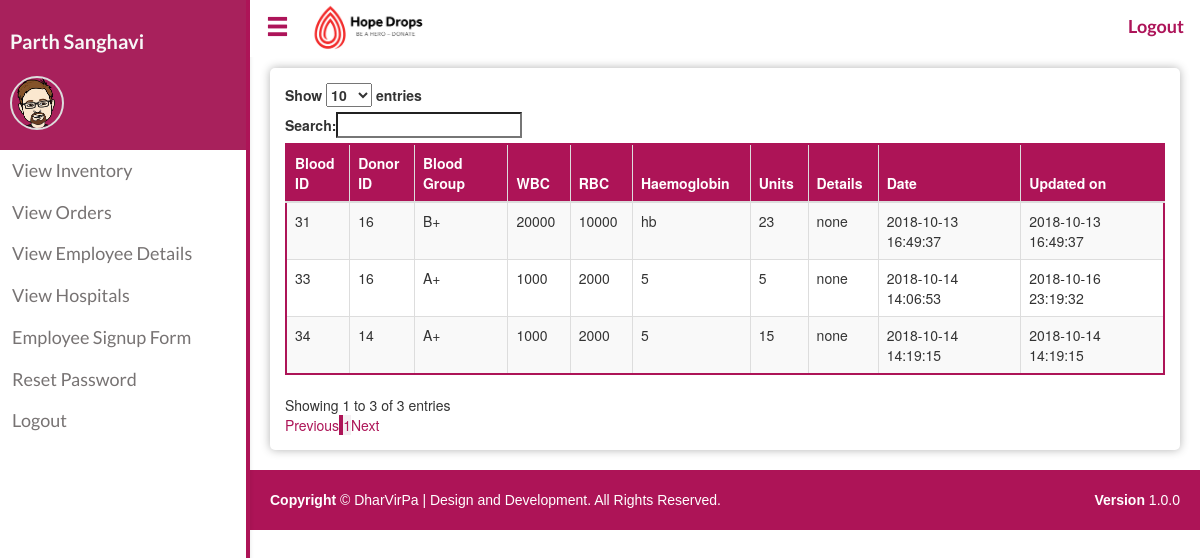
The app's page /inventory_admin.php (signed in), older data.
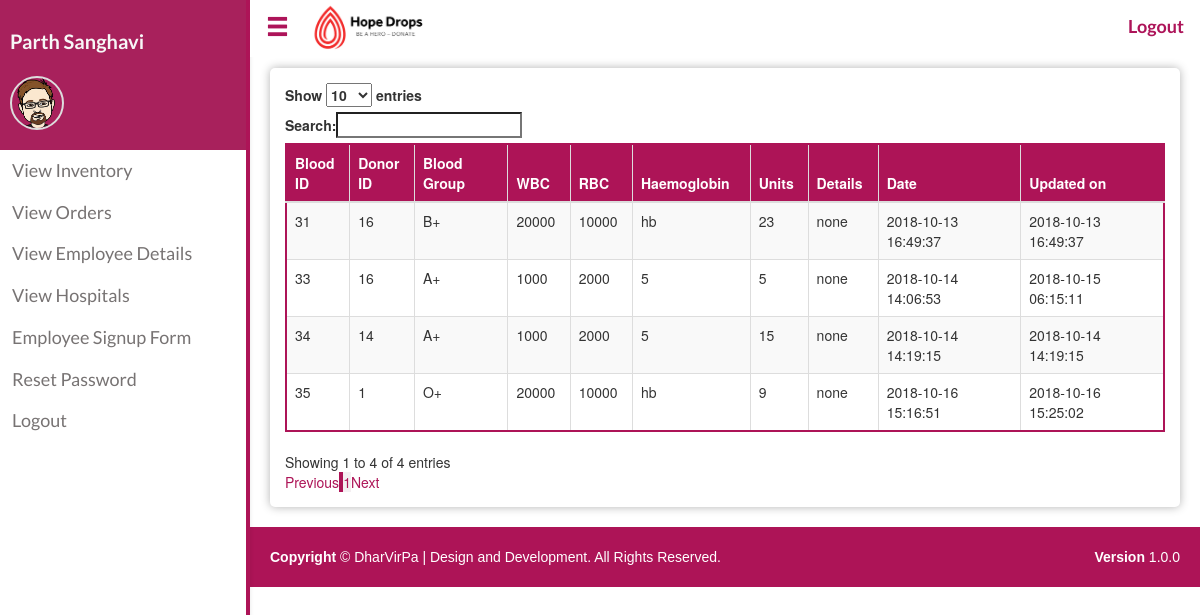
The same page, newer data.
### tables this page shows
CREATE TABLE `inventory` (
  `Inv_id` int(15) NOT NULL,
  `D_id` int(15) NOT NULL,
  `Wbc` varchar(30) NOT NULL,
  `Rbc` varchar(30) NOT NULL,
  `Haemoglobin` varchar(15) NOT NULL,
  `Blood_group` varchar(5) NOT NULL,
  `Units` float NOT NULL,
  `Comments` varchar(200) NOT NULL,
  `Date` timestamp NOT NULL DEFAULT CURRENT_TIMESTAMP,
  `Udate` timestamp NOT NULL DEFAULT CURRENT_TIMESTAMP
);

### inventory_admin.php (the view, shortened to what this page needs)
<?php
include_once("connection.php");
?>
<?php
$query = "SELECT * FROM inventory where Units != 0";
$result = mysqli_query($conn,$query);
?>
<!DOCTYPE html>
<html>
<head>
    <link rel="stylesheet" href="https://maxcdn.bootstrapcdn.com/bootstrap/3.3.7/css/bootstrap.min.css">
    <link rel="stylesheet" type="text/css" href="https://cdn.datatables.net/1.10.19/css/dataTables.bootstrap.min.css">
    <link rel="stylesheet" type="text/css" href="./css/navbar_style.css">
    <link rel="stylesheet" type="text/css" href="./css/main.css">
</head>
<body>
  <?php include('./sidenav.php')?>
  <div id="main" class="shrink">
    <?php include('./horizontal-nav.php')?>
    <div class="box">
      <div class="table-responsive">
          <table id="example" class="table table-striped table-bordered table-hover" style="width:100%">
          <thead>
          <tr>
            <th>Blood ID</th>
            <th>Donor ID</th>
            <th>Blood Group</th>
            <th>WBC</th>
            <th>RBC</th>
            <th>Haemoglobin</th>
            <th>Units</th>
            <th>Details</th>
            <th>Date</th>
            <th>Updated on</th>
          </tr>
          </thead>
          <?php
          if(mysqli_num_rows($result)>0)
          {
            while($row =mysqli_fetch_assoc($result))
            {
              echo "<tr>";
              echo "<td>".$row['Inv_id']."</td>";
              echo "<td>".$row['D_id']."</td>";
              echo "<td>".$row['Blood_group']."</td>";
              echo "<td>".$row['Wbc']."</td>";
              echo "<td>".$row['Rbc']."</td>";
              echo "<td>".$row['Haemoglobin']."</td>";
              echo "<td>".$row['Units']."</td>";
              echo "<td>".$row['Comments']."</td>";
              echo "<td>".$row['Date']."</td>";
              echo "<td>".$row['Udate']."</td>";
              echo"</tr>";
            }
          }
          else
          {
            echo "<div class='alert alert-warning'>No data to display</div>";
          }
          ?>
        </table>
      </div>
    </div>
   <?php include_once("footer.php") ?>
  </div>
</body>

Row changes from the older to the newer data that the page shows:
changed inventory id 33: Udate "2018-10-16 23:19:32" → "2018-10-15 06:15:11"
added inventory: Inv_id "35", D "1", Blood_group "O+", Wbc "20000", Rbc "10000", Haemoglobin "hb", Units "9", Comments "none", Date "2018-10-16 15:16:51", Udate "2018-10-16 15:25:02"
Text that changed along with them:
text written by a page script: "Show entries Search: Showing 1 to 3 of 3 entries Previous 1 Next" → "Show entries Search: Showing 1 to 4 of 4 entries Previous 1 Next"
